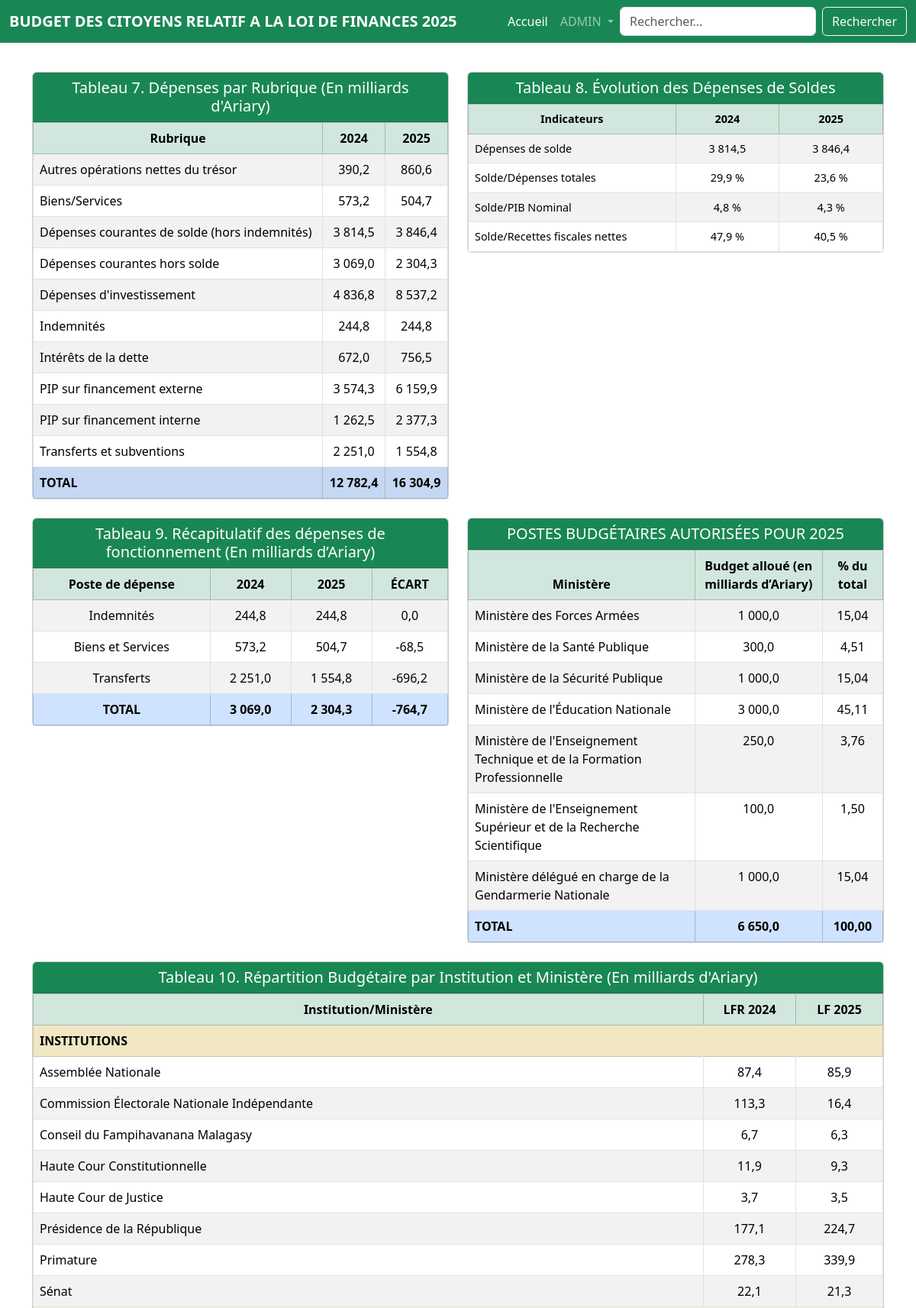
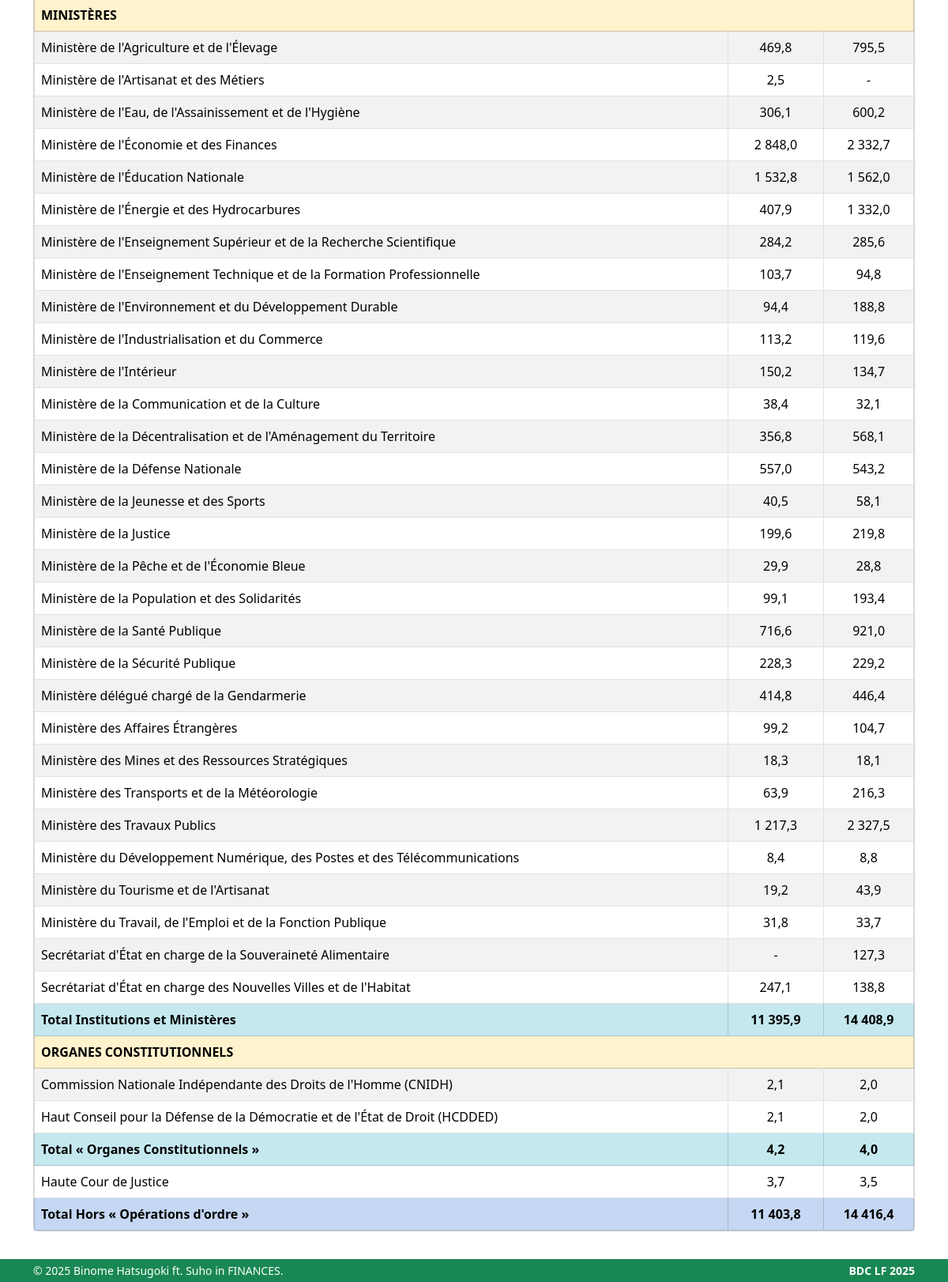
The app's page /pages/page-depenses.php with its own data (2 pictures, top to bottom).
### tables this page shows
CREATE TABLE depenses_rubriques (
    id INT AUTO_INCREMENT PRIMARY KEY,
    annee VARCHAR(10) NOT NULL,
    rubrique VARCHAR(100) NOT NULL,
    montant DECIMAL(15,2),
    UNIQUE KEY unique_rubrique_annee (rubrique, annee)
);

CREATE TABLE evolution_depenses_soldes (
    id INT AUTO_INCREMENT PRIMARY KEY,
    annee VARCHAR(10) NOT NULL,
    libelle VARCHAR(100) NOT NULL,
    valeur DECIMAL(15,2),
    type_valeur ENUM('montant', 'pourcentage'),
    UNIQUE KEY unique_libelle_annee_type (libelle, annee, type_valeur)
);

CREATE TABLE repartition_budget_admin (
    id INT AUTO_INCREMENT PRIMARY KEY,
    institution_ministere VARCHAR(200) NOT NULL,
    lfr_2024 DECIMAL(15,2),
    lf_2025 DECIMAL(15,2),
    categorie VARCHAR(50)
);

### inc/tableau10.php (the view, shortened to what this page needs)
<?php
include 'connexion.php';
$query = "SELECT * FROM repartition_budget_admin ORDER BY categorie, institution_ministere";
$result = mysqli_query($dataBase, $query);
$data = [];
$totaux_partiels = [];
$total_general = [];
while ($row = mysqli_fetch_assoc($result)) {
    $categorie = $row['categorie'];
    $institution = $row['institution_ministere'];
    $lfr_2024 = $row['lfr_2024'] > 0 ? number_format($row['lfr_2024'], 1, ',', ' ') : '-';
    $lf_2025 = $row['lf_2025'] > 0 ? number_format($row['lf_2025'], 1, ',', ' ') : '-';
    if (strpos($categorie, 'Total') !== false) {
        if ($categorie === 'Total général') {
            $total_general = [
                'lfr_2024' => $lfr_2024,
                'lf_2025' => $lf_2025
            ];
        } else {
            $totaux_partiels[] = [
                'institution' => $institution,
                'lfr_2024' => $lfr_2024,
                'lf_2025' => $lf_2025,
                'categorie' => $categorie
            ];
        }
    } else {
        $data[$categorie][$institution] = [
            'lfr_2024' => $lfr_2024,
            'lf_2025' => $lf_2025
        ];
    }
}
?>
<div class="card">
    <div class="card-header bg-success text-white text-center">
        <h5 class="mb-0">Tableau 10. Répartition Budgétaire par Institution et Ministère (En milliards d'Ariary)</h5>
    </div>
    <div class="card-body p-0">
        <div class="table-responsive">
            <table class="table table-bordered table-striped table-hover mb-0">
                <thead class="table-success text-center">
                    <tr>
                        <th>Institution/Ministère</th>
                        <th>LFR 2024</th>
                        <th>LF 2025</th>
                    </tr>
                </thead>
                <tbody>
                    <?php if (isset($data['Institution'])): ?>
                        <tr class="table-warning fw-bold">
                            <td colspan="3">INSTITUTIONS</td>
                        </tr>
                        <?php foreach ($data['Institution'] as $institution => $valeurs): ?>
                            <tr>
                                <td><?= $institution ?></td>
                                <td class="text-center"><?= $valeurs['lfr_2024'] ?></td>
                                <td class="text-center"><?= $valeurs['lf_2025'] ?></td>
                            </tr>
                        <?php endforeach; ?>
                    <?php endif; ?>
                    <?php if (isset($data['Ministère'])): ?>
                        <tr class="table-warning fw-bold">
                            <td colspan="3">MINISTÈRES</td>
                        </tr>
                        <?php foreach ($data['Ministère'] as $institution => $valeurs): ?>
                            <tr>
                                <td><?= $institution ?></td>
                                <td class="text-center"><?= $valeurs['lfr_2024'] ?></td>
                                <td class="text-center"><?= $valeurs['lf_2025'] ?></td>
                            </tr>
                        <?php endforeach; ?>
                    <?php endif; ?>
                    <?php foreach ($totaux_partiels as $total): ?>
                        <?php if ($total['categorie'] === 'Total partiel' && strpos($total['institution'], 'Institutions et Ministères') !== false): ?>
                            <tr class="table-info fw-bold">
                                <td><?= $total['institution'] ?></td>
                                <td class="text-center"><?= $total['lfr_2024'] ?></td>
                                <td class="text-center"><?= $total['lf_2025'] ?></td>
                            </tr>
                        <?php endif; ?>
                    <?php endforeach; ?>
                    <?php if (isset($data['Organe Constitutionnel'])): ?>
                        <tr class="table-warning fw-bold">
                            <td colspan="3">ORGANES CONSTITUTIONNELS</td>
                        </tr>
                        <?php foreach ($data['Organe Constitutionnel'] as $institution => $valeurs): ?>
                            <tr>
                                <td><?= $institution ?></td>
                                <td class="text-center"><?= $valeurs['lfr_2024'] ?></td>
                                <td class="text-center"><?= $valeurs['lf_2025'] ?></td>
                            </tr>
                        <?php endforeach; ?>
                    <?php endif; ?>
                    <?php foreach ($totaux_partiels as $total): ?>
                        <?php if ($total['categorie'] === 'Total partiel' && strpos($total['institution'], 'Organes Constitutionnels') !== false): ?>
                            <tr class="table-info fw-bold">
                                <td><?= $total['institution'] ?></td>
                                <td class="text-center"><?= $total['lfr_2024'] ?></td>
                                <td class="text-center"><?= $total['lf_2025'] ?></td>
                            </tr>
                        <?php endif; ?>
                    <?php endforeach; ?>
                    <?php if (isset($data['Institution'])): ?>
                        <?php foreach ($data['Institution'] as $institution => $valeurs): ?>
                            <?php if (strpos($institution, 'Haute Cour de Justice') !== false): ?>
                                <tr>
                                    <td><?= $institution ?></td>
                                    <td class="text-center"><?= $valeurs['lfr_2024'] ?></td>
                                    <td class="text-center"><?= $valeurs['lf_2025'] ?></td>
                                </tr>
                            <?php endif; ?>
                        <?php endforeach; ?>
                    <?php endif; ?>
                    <?php if (!empty($total_general)): ?>
                        <tr class="table-primary fw-bold">
                            <td>Total Hors « Opérations d'ordre »</td>
                            <td class="text-center"><?= $total_general['lfr_2024'] ?></td>
                            <td class="text-center"><?= $total_general['lf_2025'] ?></td>
                        </tr>
                    <?php endif; ?>
                </tbody>
            </table>
        </div>
    </div>
</div>

### inc/tableau7.php (shortened to what this page needs)
<?php
include 'connexion.php';
$query = "SELECT * FROM depenses_rubriques ORDER BY rubrique, annee";
$result = mysqli_query($dataBase, $query);
$annees = [];
$data = [];
$total_data = [];
while ($row = mysqli_fetch_assoc($result)) {
    if (!in_array($row['annee'], $annees)) {
        $annees[] = $row['annee'];
    }
    $rubrique = $row['rubrique'];
    $montant_formate = number_format($row['montant'], 1, ',', ' ');
    if ($rubrique === 'TOTAL') {
        $total_data[$row['annee']] = $montant_formate;
    } else {
        $data[$rubrique][$row['annee']] = $montant_formate;
    }
}
?>
<div class="card">
    <div class="card-header bg-success text-white text-center">
        <h5 class="mb-0">Tableau 7. Dépenses par Rubrique (En milliards d'Ariary)</h5>
    </div>
    <div class="card-body p-0">
        <div class="table-responsive">
            <table class="table table-bordered table-striped table-hover mb-0">
                <thead class="table-success text-center">
                    <tr>
                        <th>Rubrique</th>
                        <?php foreach ($annees as $annee): ?>
                            <th><?= $annee ?></th>
                        <?php endforeach; ?>
                    </tr>
                </thead>
                <tbody>
                    <?php foreach ($data as $rubrique => $valeurs): ?>
                        <tr>
                            <td><?= $rubrique ?></td>
                            <?php foreach ($annees as $annee): ?>
                                <td class="text-center"><?= isset($valeurs[$annee]) ? $valeurs[$annee] : '-' ?></td>
                            <?php endforeach; ?>
                        </tr>
                    <?php endforeach; ?>
                    <?php if (!empty($total_data)): ?>
                        <tr class="table-primary fw-bold">
                            <td>TOTAL</td>
                            <?php foreach ($annees as $annee): ?>
                                <td class="text-center"><?= isset($total_data[$annee]) ? $total_data[$annee] : '-' ?></td>
                            <?php endforeach; ?>
                        </tr>
                    <?php endif; ?>
                </tbody>
            </table>
        </div>
    </div>
</div>

### inc/tableau8.php (shortened to what this page needs)
<?php
include 'connexion.php';
$query = "SELECT * FROM evolution_depenses_soldes ORDER BY libelle, annee";
$result = mysqli_query($dataBase, $query);
$annees = [];
$data = [];
while ($row = mysqli_fetch_assoc($result)) {
    if (!in_array($row['annee'], $annees)) {
        $annees[] = $row['annee'];
    }
    $libelle = $row['libelle'];
    $valeur = $row['type_valeur'] === 'pourcentage'
        ? number_format($row['valeur'], 1, ',', ' ') . ' %'
        : number_format($row['valeur'], 1, ',', ' ');
    $data[$libelle][$row['annee']] = $valeur;
}
?>
<div class="card" style="width: 100%; float: left;">
    <div class="card-header bg-success text-white text-center">
        <h5 class="mb-0">Tableau 8. Évolution des Dépenses de Soldes</h5>
    </div>
    <div class="card-body p-0">
        <div class="table-responsive">
            <table class="table table-bordered table-striped table-hover mb-0" style="font-size: 0.9em;">
                <thead class="table-success text-center">
                    <tr>
                        <th style="width: 50%;">Indicateurs</th>
                        <?php foreach ($annees as $annee): ?>
                            <th style="width: 25%;"><?= $annee ?></th>
                        <?php endforeach; ?>
                    </tr>
                </thead>
                <tbody>
                    <?php foreach ($data as $libelle => $valeurs): ?>
                        <tr>
                            <td><?= $libelle ?></td>
                            <?php foreach ($annees as $annee): ?>
                                <td class="text-center"><?= isset($valeurs[$annee]) ? $valeurs[$annee] : '-' ?></td>
                            <?php endforeach; ?>
                        </tr>
                    <?php endforeach; ?>
                </tbody>
            </table>
        </div>
    </div>
</div>

### records on screen
depenses_rubriques: rubrique "Transferts et subventions", annee "2 251,0", annee "1 554,8"
evolution_depenses_soldes: libelle "Solde/Recettes fiscales nettes", annee "47,9 %", annee "40,5 %"
repartition_budget_admin: institution_ministere "Total Institutions et Ministères", lfr_2024 "11 395,9", lf_2025 "14 408,9"
repartition_budget_admin: institution_ministere "Total « Organes Constitutionnels »", lfr_2024 "4,2", lf_2025 "4,0"
repartition_budget_admin: lfr_2024+lf_2025 "11 403,8", lfr_2024+lf_2025 "14 416,4"

### other values on screen
$annee "2024"
$annee "2025"
$rubrique "Autres opérations nettes du trésor"
$valeurs[$annee] "390,2"
$valeurs[$annee] "860,6"
$rubrique "Biens/Services"
$valeurs[$annee] "573,2"
$valeurs[$annee] "504,7"
$rubrique "Dépenses courantes de solde (hors indemnités)"
$valeurs[$annee] "3 814,5"
$valeurs[$annee] "3 846,4"
$rubrique "Dépenses courantes hors solde"
$valeurs[$annee] "3 069,0"
$valeurs[$annee] "2 304,3"
$rubrique "Dépenses d'investissement"
